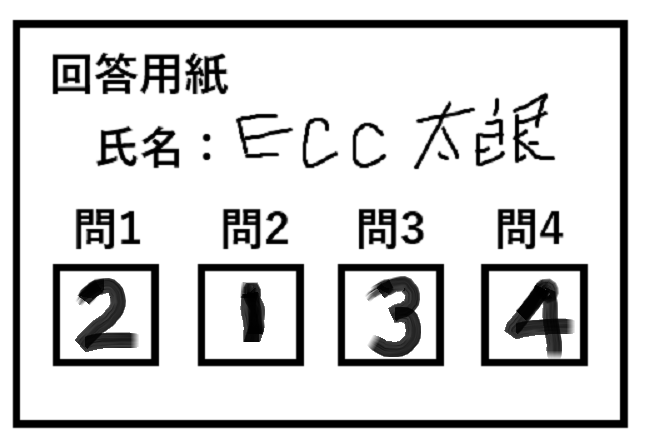
#> input picture Y2-Sem2/AI活用演習/2023-11-06/05_opencv_character/kaitou1.png, 645 x 445 px
$ python predict_kaitou.py
#> lines starting #> are read from the running program, lines starting #| are printed output that depends on the picture; after the words box and inside, x2 and y2 are one past the last pixel; in counts of white or black regions, pixels touching at a corner belong together
#> (reads Y2-Sem2/AI活用演習/2023-11-06/05_opencv_character/digits.pkl from the repository)
### Y2-Sem2/AI活用演習/2023-11-06/05_opencv_character/detect_kaitou.py
# OpenCVとMatplotlibのインポート
import cv2
import matplotlib.pyplot as plt

# 郵便番号を検出する関数の定義
def detect_kaitou(fname):

    # 画像の読み込み
#> called with fname = './kaitou1.png'
    img = cv2.imread(fname)
#> img is the input picture: shape (445, 645, 3); min 0, max 255, mean 213.1

    # グレースケール変換、ガウシアンフィルタリング、二値化
    gray = cv2.cvtColor(img, cv2.COLOR_BGR2GRAY)    # グレースケール変換
    gray = cv2.GaussianBlur(gray, (3, 3), 0)        # ガウシアンフィルタでぼかし処理
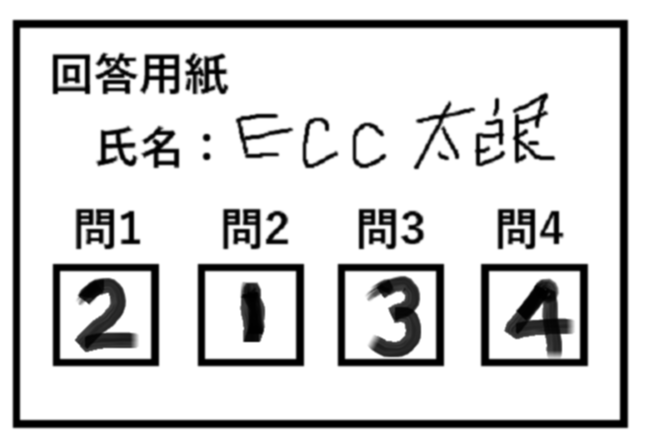
#> gray: shape (445, 645); min 0, max 255, mean 213.1
    im2 = cv2.threshold(gray, 140, 255, cv2.THRESH_BINARY_INV)[1]   # 二値化処理
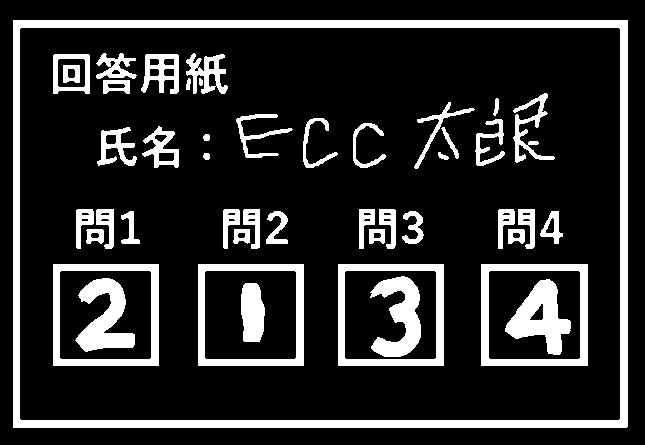
#> im2: shape (445, 645); 17% white; 46 white regions

    # 輪郭の検出
    cnts = cv2.findContours(im2,        # 画像
        cv2.RETR_LIST,                  # 全ての輪郭を摘出
        cv2.CHAIN_APPROX_SIMPLE)[0]     # 必要な点だけ摘出
#> cnts = 88 contours, 8 with area under 20; largest, box (x1, y1, x2, y2) and area: (13, 20, 628, 428) 249898, (19, 27, 621, 421) 236185, (481, 264, 588, 366) 10706, (338, 264, 444, 366) 10605, (198, 264, 304, 366) 10605

    # 検出された輪郭の中から特定の幅のものを抽出し、座標を取得
    result = []
    for pt in cnts:
        x, y, w, h = cv2.boundingRect(pt)   # 各輪郭のx座標、y座標,横幅,縦幅を取得
        if not(80 < w < 100): continue       # 横幅が50以下または70以上の場合は何もしない
        result.append([x, y, w, h])         # 結果用のリストに輪郭情報を追加
#> this loop made 88 passes
#> (x, y, w, h) on passes 1, 2, 3, 4, 5, 6, 7, 8, 9, 14, 15, 16: (529, 303, 15, 18), (241, 283, 24, 59), (505, 279, 66, 76), (75, 278, 60, 74), (370, 276, 51, 81), (488, 270, 93, 90), (344, 270, 93, 90), (204, 270, 93, 90), (59, 270, 93, 90), (512, 232, 9, 7), (373, 232, 9, 7), (237, 232, 9, 7)
#> (pt, x, y, w, h) on passes 10 to 13: ([[481, 264], [481, 365], [587, 365], [587, 264]], 481, 264, 107, 102), ([[338, 264], [338, 365], [443, 365], [443, 264]], 338, 264, 106, 102), ([[198, 264], [198, 365], [303, 365], [303, 264]], 198, 264, 106, 102), ([[53, 264], [53, 365], [158, 365], [158, 264]], 53, 264, 106, 102)
#> after the loop, result = [[488, 270, 93, 90], [344, 270, 93, 90], [204, 270, 93, 90], [59, 270, 93, 90]]

    # 検出された座標をx軸方向にソート
    result = sorted(result, key=lambda x: x[0])
#> result = [[59, 270, 93, 90], [204, 270, 93, 90], [344, 270, 93, 90], [488, 270, 93, 90]]

    # ソートされた座標の中から隣り合う座標間の距離が一定以上のものを抽出
    result2 = []
    lastx = -100
    for x, y, w, h in result:
        if (x - lastx) < 10: continue
        result2.append([x, y, w, h])
        lastx = x
#> this loop made 4 passes
#> (x, lastx) on passes 1 to 4: (59, 59), (204, 204), (344, 344), (488, 488)
#> after the loop, result2 has the same summary as result

    # 抽出した座標に矩形を描画
    for x, y, w, h in result2:
        cv2.rectangle(img, (x, y), (x+w, y+h), (0, 255, 0), 3)
#> this loop made 4 passes
#> x on passes 1 to 4: 59, 204, 344, 488
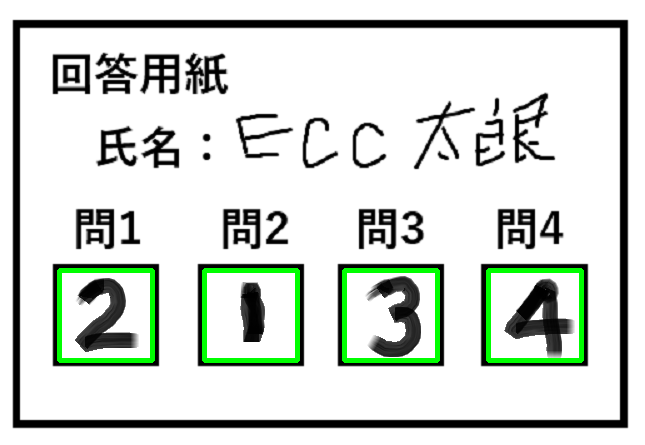
#> img: shape (445, 645, 3); 2.53% of pixels changed, all inside (x1, y1, x2, y2) = (57, 268, 584, 363)

    # 結果を返す
    return result2, img

# [6 lines that do not run on import are left out]

### Y2-Sem2/AI活用演習/2023-11-06/05_opencv_character/predict_kaitou.py
# detect_postcode.pyからdetect_postnoをインポート
from detect_kaitou import *
# プロットするためにmatplotlibをインポート
import matplotlib.pyplot as plt
# モデルの読み込み保存の為のライブラリ
import pickle

# 学習済み手書き数字のデータを読み込む
with open("digits.pkl", "rb") as fp:
    model = pickle.load(fp)
# 画像から領域を読み込む
cnts, img = detect_kaitou("./kaitou1.png")
#> cnts has the same summary as result in detect_kaitou

# 回答内容を格納するリスト
ans = []

# 読み込んだデータをプロットするためのforループ
for i, pt in enumerate(cnts):
    # 領域の座標と大きさを取得
    x, y, w, h = pt

    # 画像の枠線の内側のデータを取り出す
    img_cut = img[(y + 8) : (y + h) - 8, (x + 8): (x + w) - 8]

    """ データを学習済みデータに合わせる """
    # グレースケールに変換
    img_cut = cv2.cvtColor(img_cut,cv2.COLOR_BGR2GRAY)
    # リサイズ
    img_cut = cv2.resize(img_cut,(8,8))

    # 白黒反転
    img_cut = 15 - img_cut // 16

    # 一次元に変換
    img_cut = img_cut.reshape((-1,64))

    # データ予測する
    res = model.predict(img_cut)

    # 画面に出力
    plt.show()

    # 回答番号をリストに追加
    ans.append(int(res))
#> this loop made 4 passes
#> (pt, x, res) on passes 1 to 4: ([59, 270, 93, 90], 59, [2]), ([204, 270, 93, 90], 204, [1]), ([344, 270, 93, 90], 344, [3]), ([488, 270, 93, 90], 488, [4])
#> pass 1, `img_cut = img[(y + 8) : (y + h) - 8, (x + 8): (x + w) - 8]`:
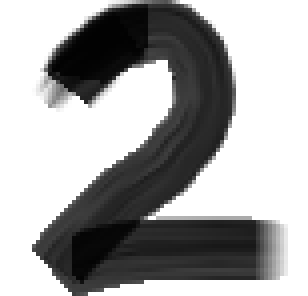
#> img_cut: shape (74, 77, 3) (shown 4 times larger); min 2, max 255, mean 165
#> pass 2, `img_cut = img[(y + 8) : (y + h) - 8, (x + 8): (x + w) - 8]`:
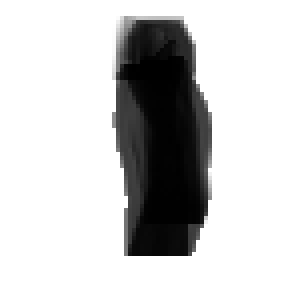
#> img_cut: shape (74, 77, 3) (shown 4 times larger); min 0, max 255, mean 205.9
#> after the loop, ans = [2, 1, 3, 4]

# 予測結果を表示
correct = [1,2,3,4]
score = 0
for i in range(len(ans)):
    if correct[i] == ans[i]:
        print(f"問{i+1} : 正解")
        score+=25
    else :
        print(f"問{i+1} : 不正解")
#> this loop made 4 passes
#> score on passes 3 to 4: 25, 50
#| 問1 : 不正解
#| 問2 : 不正解
#| 問3 : 正解
#| 問4 : 正解
#> after the loop, score = 50
print(f"点数は{score}点です")
#| 点数は50点です
plt.show()
